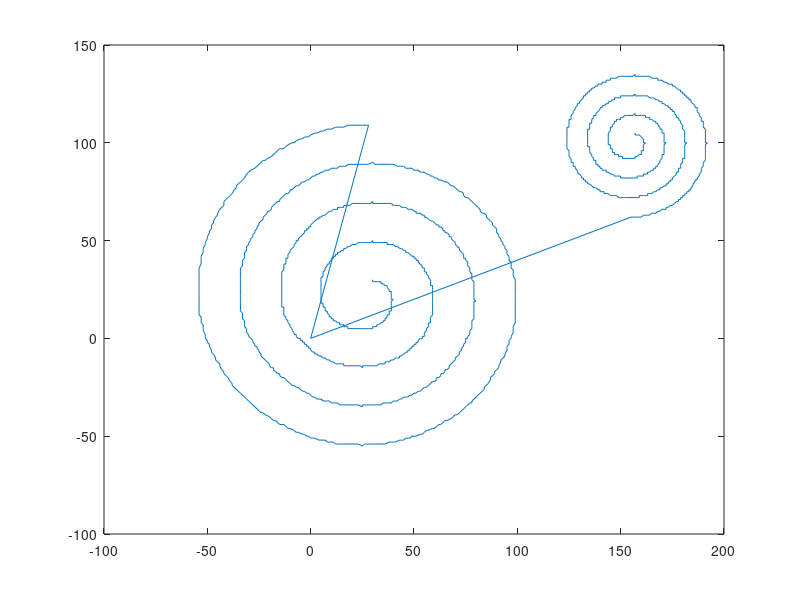

Recreate this plot in MATLAB.
figure(1);
T = csvread('PROJ.CSV');
X=[T(1:1440,1)', flip(T(1441:end,1))'];
Y=[T(1:1440,2)', flip(T(1441:end,2))'];
plot(X,Y);